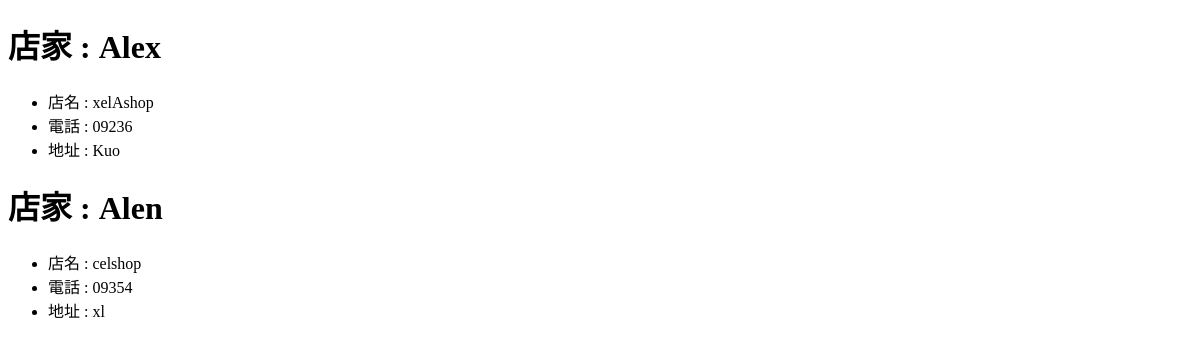
Before: /vendor/ with the older database file.
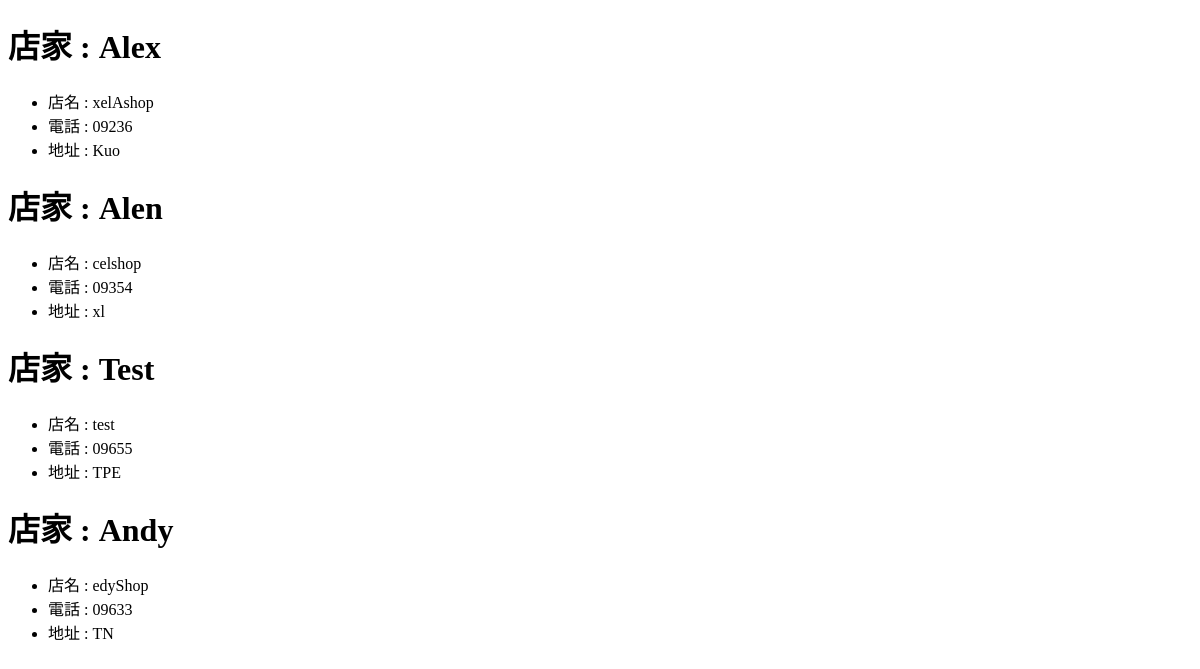
After: the same page with the newer database file.
### vendor/models.py (models this page shows, shortened)
class Vendor(models.Model):
    vendor_name = models.CharField(max_length = 20) #攤販的名稱
    store_name = models.CharField(max_length = 10) #攤販店家的名稱
    phone_number = models.CharField(max_length = 20) #攤販的電話號碼
    address = models.CharField(max_length = 100) #攤販的地址

### vendor/views.py (the view)
# urls.py: path('', views.vendor_index, name="vendor_index"),
def vendor_index(request):
    vendor_list = Vendor.objects.all()
    context = { 'vendor_list': vendor_list }
    return render(request, 'vendors/vendor_detail.html', context)

### vendor/templates/vendors/vendor_detail.html (shortened to what this page needs)
{% extends "base.html" %}
{% block content %}
{% for vlist in vendor_list %}
	<h1> 店家 : {{ vlist.vendor_name }}</h1>
	<ul>
		<li>店名 : {{ vlist.store_name }}</li>
		<li>電話 : {{ vlist.phone_number }}</li>
		<li>地址 : {{ vlist.address }}</li>
	</ul>
{% endfor %}
{% endblock %}

### templates/base.html (shortened to what this page needs)
<!DOCTYPE html>
<html lang="en" dir="ltr">
<head>
</head>
<body>
	{% block content %}
	{% endblock %}
</body>
</html>

Changed rows visible on the page:
added Vendor: vendor_name "Test", store_name "test", phone_number "09655", address "TPE"
added Vendor: vendor_name "Andy", store_name "edyShop", phone_number "09633", address "TN"
